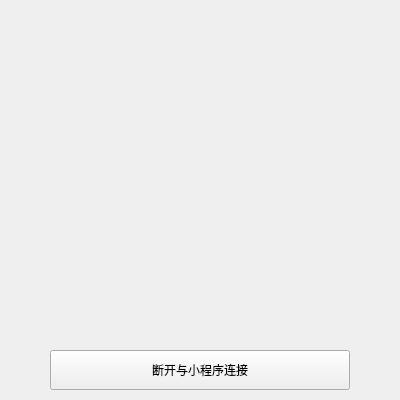
<?xml version="1.0" encoding="UTF-8"?>
<ui version="4.0">
 <class>WebSocketServer</class>
 <widget class="QWidget" name="WebSocketServer">
  <property name="geometry">
   <rect>
    <x>0</x>
    <y>0</y>
    <width>400</width>
    <height>400</height>
   </rect>
  </property>
  <property name="windowTitle">
   <string>Form</string>
  </property>
  <widget class="QLabel" name="label_iqrcode">
   <property name="geometry">
    <rect>
     <x>50</x>
     <y>20</y>
     <width>300</width>
     <height>300</height>
    </rect>
   </property>
   <property name="text">
    <string/>
   </property>
  </widget>
  <widget class="QPushButton" name="pushButton_stop">
   <property name="geometry">
    <rect>
     <x>50</x>
     <y>350</y>
     <width>300</width>
     <height>40</height>
    </rect>
   </property>
   <property name="text">
    <string>断开与小程序连接</string>
   </property>
  </widget>
 </widget>
 <resources/>
 <connections/>
</ui>
